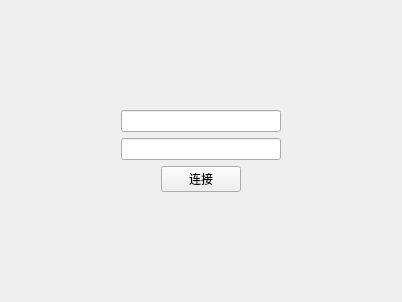
<?xml version="1.0" encoding="UTF-8"?>
<ui version="4.0">
 <class>Login</class>
 <widget class="QWidget" name="Login">
  <property name="geometry">
   <rect>
    <x>0</x>
    <y>0</y>
    <width>402</width>
    <height>302</height>
   </rect>
  </property>
  <property name="windowTitle">
   <string>Form</string>
  </property>
  <layout class="QGridLayout" name="gridLayout">
   <item row="0" column="1">
    <spacer name="verticalSpacer">
     <property name="orientation">
      <enum>Qt::Vertical</enum>
     </property>
     <property name="sizeHint" stdset="0">
      <size>
       <width>20</width>
       <height>58</height>
      </size>
     </property>
    </spacer>
   </item>
   <item row="1" column="0">
    <spacer name="horizontalSpacer_3">
     <property name="orientation">
      <enum>Qt::Horizontal</enum>
     </property>
     <property name="sizeHint" stdset="0">
      <size>
       <width>83</width>
       <height>20</height>
      </size>
     </property>
    </spacer>
   </item>
   <item row="1" column="1">
    <layout class="QVBoxLayout" name="verticalLayout">
     <item>
      <widget class="QLineEdit" name="lineEdit"/>
     </item>
     <item>
      <widget class="QLineEdit" name="lineEdit_2">
       <property name="echoMode">
        <enum>QLineEdit::Password</enum>
       </property>
      </widget>
     </item>
     <item>
      <layout class="QHBoxLayout" name="horizontalLayout">
       <item>
        <spacer name="horizontalSpacer">
         <property name="orientation">
          <enum>Qt::Horizontal</enum>
         </property>
         <property name="sizeHint" stdset="0">
          <size>
           <width>40</width>
           <height>20</height>
          </size>
         </property>
        </spacer>
       </item>
       <item>
        <widget class="QPushButton" name="pushButton">
         <property name="text">
          <string>连接</string>
         </property>
        </widget>
       </item>
       <item>
        <spacer name="horizontalSpacer_2">
         <property name="orientation">
          <enum>Qt::Horizontal</enum>
         </property>
         <property name="sizeHint" stdset="0">
          <size>
           <width>40</width>
           <height>20</height>
          </size>
         </property>
        </spacer>
       </item>
      </layout>
     </item>
    </layout>
   </item>
   <item row="1" column="2">
    <spacer name="horizontalSpacer_4">
     <property name="orientation">
      <enum>Qt::Horizontal</enum>
     </property>
     <property name="sizeHint" stdset="0">
      <size>
       <width>82</width>
       <height>20</height>
      </size>
     </property>
    </spacer>
   </item>
   <item row="2" column="1">
    <spacer name="verticalSpacer_2">
     <property name="orientation">
      <enum>Qt::Vertical</enum>
     </property>
     <property name="sizeHint" stdset="0">
      <size>
       <width>20</width>
       <height>57</height>
      </size>
     </property>
    </spacer>
   </item>
  </layout>
 </widget>
 <resources/>
 <connections/>
</ui>
